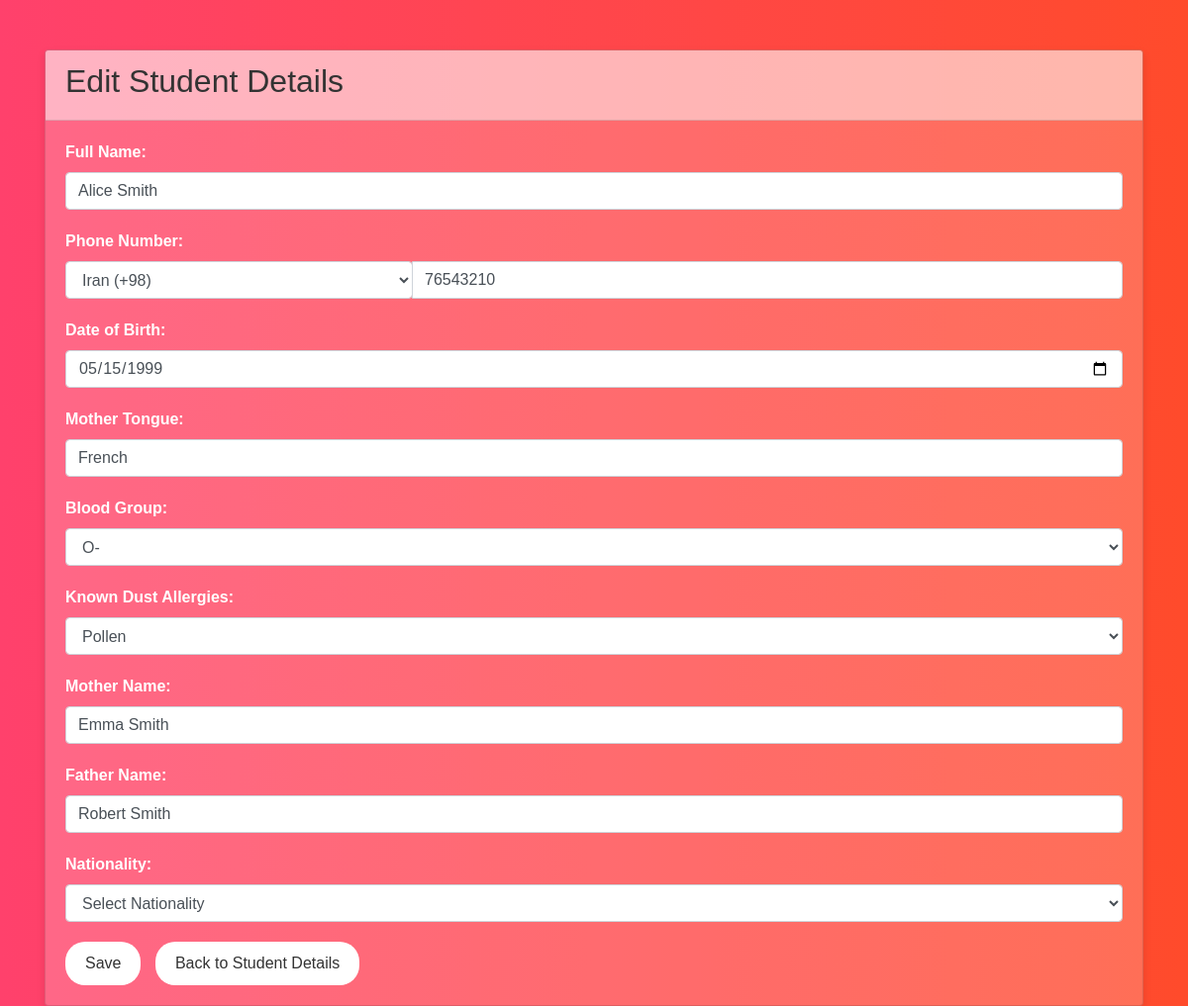
/edit_student.php?id=2 (signed in), run on the app's committed database.
### tables this page shows
CREATE TABLE `StudentRecords` (
  `student_id` int(11) NOT NULL,
  `full_name` varchar(100) NOT NULL,
  `phone_number` varchar(15) DEFAULT NULL,
  `dob` date DEFAULT NULL,
  `mother_tongue` varchar(50) DEFAULT NULL,
  `blood_group` varchar(5) DEFAULT NULL,
  `known_dust_allergies` varchar(100) DEFAULT NULL,
  `mother_name` varchar(100) DEFAULT NULL,
  `father_name` varchar(100) DEFAULT NULL,
  `nationality` varchar(50) DEFAULT NULL
);

### edit_student.php (the view, shortened to what this page needs)
<!DOCTYPE html>
<html lang="en">
<head>
    <link href="https://stackpath.bootstrapcdn.com/bootstrap/4.5.2/css/bootstrap.min.css" rel="stylesheet">
</head>
<body>
    <div class="container">
        <?php
        include 'db_connect.php';
        if (isset($_GET['id'])) {
            $student_id = $_GET['id'];
            $sql_student_details = "SELECT * FROM StudentRecords WHERE student_id = $student_id";
            $result_student_details = $connection->query($sql_student_details);
            if ($result_student_details->num_rows > 0) {
                $student_details = $result_student_details->fetch_assoc();
        ?>
        <div class="card">
            <div class="card-header">
                <h2>Edit Student Details</h2>
            </div>
            <div class="card-body">
                <form action="<?php echo htmlspecialchars($_SERVER["PHP_SELF"]); ?>" method="POST">
                    <div class="form-group">
                        <label for="full_name">Full Name:</label>
                        <input type="text" class="form-control" id="full_name" name="full_name" value="<?php echo $student_details['full_name']; ?>" required>
                    </div>
                    <div class="form-group">
                        <label for="phone_number">Phone Number:</label>
                        <div class="input-group">
                            <div class="input-group-prepend">
                                <select class="form-control" id="country_code" name="country_code" required>
                                    <?php
                                    include 'db_connect.php';
                                    $sql = "SELECT * FROM CountryCodes";
                                    $result = $connection->query($sql);
                                    if ($result->num_rows > 0) {
                                        while ($row = $result->fetch_assoc()) {
                                            $selected = ($row['code'] == substr($student_details['phone_number'], 0, 2)) ? 'selected' : '';
                                            echo "<option value='" . $row['code'] . "' $selected>" . $row['country'] . " (" . $row['code'] . ")</option>";
                                        }
                                    }
                                    ?>
                                </select>
                            </div>
                            <input type="tel" class="form-control" id="phone_number" name="phone_number" pattern="[0-9]{10}" placeholder="Enter Phone Number" value="<?php echo substr($student_details['phone_number'], 2); ?>" required>
                        </div>
                    </div>
                    <div class="form-group">
                        <label for="dob">Date of Birth:</label>
                        <input type="date" class="form-control" id="dob" name="dob" value="<?php echo $student_details['dob']; ?>" required>
                    </div>
                    <div class="form-group">
                        <label for="mother_tongue">Mother Tongue:</label>
                        <input type="text" class="form-control" id="mother_tongue" name="mother_tongue" value="<?php echo $student_details['mother_tongue']; ?>" required>
                    </div>
                    <div class="form-group">
                        <label for="blood_group">Blood Group:</label>
                        <select class="form-control" id="blood_group" name="blood_group" required>
                            <option value="O-" <?php if($student_details['blood_group'] == "O-") echo "selected"; ?>>O-</option>
                        </select>
                    </div>
                    <div class="form-group">
                        <label for="known_dust_allergies">Known Dust Allergies:</label>
                        <select class="form-control" id="known_dust_allergies" name="known_dust_allergies" required>
                            <?php
                            $sql_allergies = "SELECT * FROM Allergies";
                            $result_allergies = $connection->query($sql_allergies);
                            if ($result_allergies->num_rows > 0) {
                                while ($row_allergies = $result_allergies->fetch_assoc()) {
                                    $selected = ($row_allergies['name'] == $student_details['known_dust_allergies']) ? 'selected' : '';
                                    echo "<option value='" . $row_allergies['name'] . "' $selected>" . $row_allergies['name'] . "</option>";
                                }
                            }
                            ?>
                        </select>
                    </div>
                    <div class="form-group">
                        <label for="mother_name">Mother Name:</label>
                        <input type="text" class="form-control" id="mother_name" name="mother_name" value="<?php echo $student_details['mother_name']; ?>" required>
                    </div>
                    <div class="form-group">
                        <label for="father_name">Father Name:</label>
                        <input type="text" class="form-control" id="father_name" name="father_name" value="<?php echo $student_details['father_name']; ?>" required>
                    </div>
                    <div class="form-group">
                        <label for="nationality">Nationality:</label>
                        <select class="form-control" id="nationality" name="nationality" required>
                            <option value="">Select Nationality</option>
                        </select>
                    </div>
                    <button type="submit" class="btn btn-save">Save</button>
                    <a href="student_details.php?id=<?php echo $student_id; ?>" class="btn btn-back">Back to Student Details</a>
                </form>
            </div>
        </div>
        <?php } else {
            echo "<div class='alert alert-danger' role='alert'>Student not found.</div>";
        }
        } else {
            echo "<div class='alert alert-danger' role='alert'>Invalid request.</div>";
        }
        ?>
    </div>
</body>
</html>

### edit_student.php (style rules this page uses)
body { font-family: Arial, sans-serif; background: linear-gradient(to right, #FF416C, #FF4B2B); color: #fff; }
.container { margin-top: 50px; }
.card { background-color: rgba(255, 255, 255, 0.2); box-shadow: 0 4px 8px rgba(0, 0, 0, 0.1); transition: 0.3s; }
.card-header { background-color: rgba(255, 255, 255, 0.5); color: #333; font-weight: bold; }
.card-body { padding: 20px; }
.form-group { margin-bottom: 20px; }
label { font-weight: bold; }
.btn-save, .btn-back { background-color: #fff; color: #333; border: none; border-radius: 20px; padding: 10px 20px; margin-right: 10px; text-decoration: none; }

### data on the page
studentrecords: full_name "Alice Smith", phone_number "76543210", dob "05/15/1999", mother_tongue "French", blood_group "O-", mother_name "Emma Smith", father_name "Robert Smith"

### other printed values
form field country_code "Iran (+98)"
form field known_dust_allergies "Pollen"
